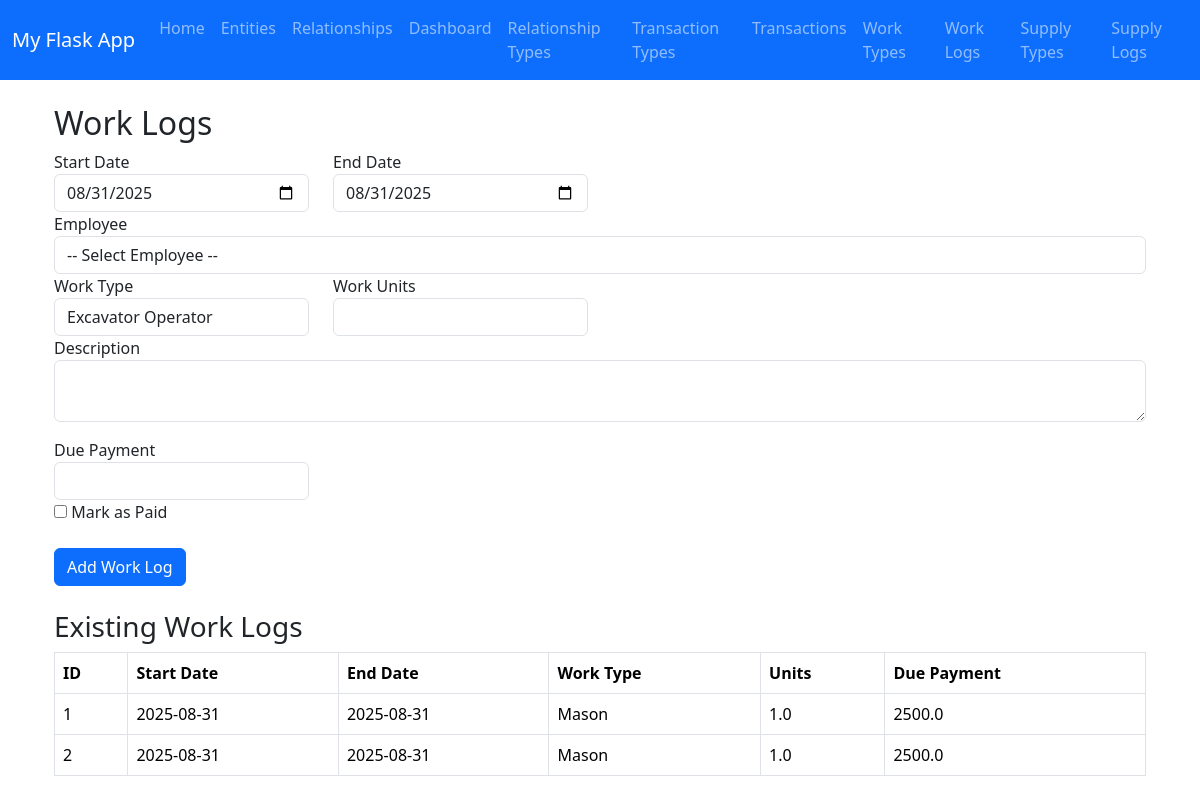
/worklogs, run on the app's committed database.
### app.py (models this page shows, shortened)
class WorkLog(db.Model):
    id = db.Column(db.Integer, primary_key=True)
    start_date = db.Column(db.Date, nullable=False)
    end_date = db.Column(db.Date, nullable=False)
    work_type_id = db.Column(db.Integer, db.ForeignKey('work_type.id'), nullable=False)
    relationship_id = db.Column(db.Integer, db.ForeignKey('relationship.id'), nullable=False)
    work_units = db.Column(db.Float, nullable=False)
    due_payment = db.Column(db.Float, nullable=False)
    payroll_id = db.Column(db.Integer, db.ForeignKey("payroll.id"), nullable=True)
    payroll = db.relationship("Payroll", back_populates="worklogs")
    description = db.Column(db.String(250))
    work_type = db.relationship("WorkType", backref="work_logs")
    relationship = db.relationship("Relationship", backref="work_logs")

class WorkType(db.Model):
    id = db.Column(db.Integer, primary_key=True)
    name = db.Column(db.String(100), unique=True, nullable=False)
    description = db.Column(db.String(250))
    pay_type = db.Column(db.String(20), nullable=False)  # Hourly, Daily, Weekly, Monthly
    rate = db.Column(db.Float, nullable=False, default=0.0)

### app.py (the view, shortened to what this page needs)
@app.route('/worklogs', methods=['GET', 'POST'])
def worklogs():
    work_types = WorkType.query.all()
    current_date = datetime.today().strftime("%Y-%m-%d")
    employee_type = RelationshipType.query.filter_by(name="Employee").first()
    employees = Relationship.query.filter_by(relationship_type_id=employee_type.id).all() if employee_type else []
    logs = WorkLog.query.all()
    return render_template('worklogs.html', work_types=work_types,employees=employees, logs=logs, current_date=current_date)

### templates/worklogs.html (shortened to what this page needs)
{% extends "base.html" %}
{% block content %}
<div class="container mt-4">
    <h2>Work Logs</h2>
    <form method="POST" class="mb-4">
        <div class="row">
            <div class="col-md-3">
                <label>Start Date</label>
                <input type="date" name="start_date" class="form-control"
                   value="{{ current_date }}" required>
            </div>
            <div class="col-md-3">
                <label>End Date</label>
                <input type="date" name="end_date" class="form-control"
                   value="{{ current_date }}" required>
            </div>
            <div class="form-group">
              <label for="relationship_id">Employee</label>
              <select id="relationship_id" name="relationship_id" class="form-control" required>
                <option value="">-- Select Employee --</option>
              </select>
            </div>
            <div class="col-md-3">
                <label>Work Type</label>
                <select name="work_type_id" id="work_type_id" class="form-control" required>
                    {% for wt in work_types %}
                        <option value="{{ wt.id }}" data-rate="{{ wt.rate }}">{{ wt.name }}</option>
                    {% endfor %}
                </select>
            </div>
            <div class="col-md-3">
                <label>Work Units</label>
                <input type="number" step="0.01" name="work_units" id="work_units" class="form-control" required>
            </div>
            <div class="form-group">
                <label>Description</label>
                <textarea name="description" class="form-control"></textarea>
            </div>
        </div>
        <div class="row mt-3">
            <div class="col-md-3">
                <label>Due Payment</label>
                <input type="text" id="due_payment" class="form-control" readonly>
            </div>
        </div>
        <div class="mb-2">
            <label>
                <input type="checkbox" name="paid" value="1">
                Mark as Paid
            </label>
        </div>
        <button type="submit" class="btn btn-primary mt-3">Add Work Log</button>
    </form>
    <h3>Existing Work Logs</h3>
    <table class="table table-bordered">
        <thead>
            <tr>
                <th>ID</th>
                <th>Start Date</th>
                <th>End Date</th>
                <th>Work Type</th>
                <th>Units</th>
                <th>Due Payment</th>
            </tr>
        </thead>
        <tbody>
            {% for wl in logs %}
            <tr>
                <td>{{ wl.id }}</td>
                <td>{{ wl.start_date }}</td>
                <td>{{ wl.end_date }}</td>
                <td>{{ wl.work_type.name }}</td>
                <td>{{ wl.work_units }}</td>
                <td>{{ wl.due_payment }}</td>
            </tr>
            {% endfor %}
        </tbody>
    </table>
</div>
{% endblock %}

### data on the page
WorkLog: id "1", start_date "2025-08-31", end_date "2025-08-31", work_type.name "Mason", work_units "1.0", due_payment "2500.0"
WorkLog: id "2", start_date "2025-08-31", end_date "2025-08-31", work_type.name "Mason", work_units "1.0", due_payment "2500.0"

### other printed values
form field work_type_id "Excavator Operator"
